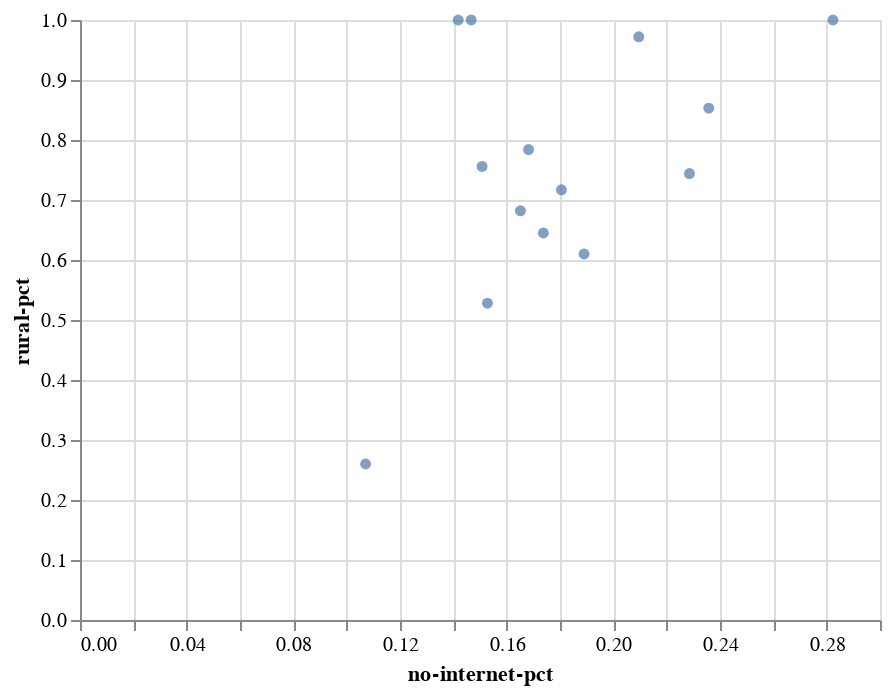

Notebook code for this chart:
### Markdown cell above
Cool. How about a scatterplot comparing `no-internet-pct` and `rural-pct`? This would be a good time to practice those tooltip skills.

### Code cell
alt.Chart(rural_internet).mark_circle().encode(
    x="no-internet-pct",
    y="rural-pct",
    tooltip=["county-name","no-internet-pct", "rural-pct"]
)

### Figure 1 — Vega-Lite specification as saved in the notebook (floating-point values rounded to 4 significant figures)
{"$schema": "https://vega.github.io/schema/vega-lite/v2.6.0.json", "config": {"view": {"height": 300, "width": 400}}, "data": {"name": "data-39ba347e0996aeb75731796f8b7099c3"}, "datasets": {"data-39ba347e0996aeb75731796f8b7099c3": [{"county-name": "Addison County", "no-internet-pct": 0.1682, "rural-pct": 0.784}, {"county-name": "Bennington County", "no-internet-pct": 0.1738, "rural-pct": 0.645}, {"county-name": "Caledonia County", "no-internet-pct": 0.2285, "rural-pct": 0.744}, {"county-name": "Chittenden County", "no-internet-pct": 0.1071, "rural-pct": 0.26}, {"county-name": "Essex County", "no-internet-pct": 0.2824, "rural-pct": 1}, {"county-name": "Franklin County", "no-internet-pct": 0.1805, "rural-pct": 0.717}, {"county-name": "Grand Isle County", "no-internet-pct": 0.1467, "rural-pct": 1}, {"county-name": "Lamoille County", "no-internet-pct": 0.1418, "rural-pct": 1}, {"county-name": "Orange County", "no-internet-pct": 0.2095, "rural-pct": 0.972}, {"county-name": "Orleans County", "no-internet-pct": 0.2358, "rural-pct": 0.853}, {"county-name": "Rutland County", "no-internet-pct": 0.189, "rural-pct": 0.61}, {"county-name": "Washington County", "no-internet-pct": 0.1528, "rural-pct": 0.528}, {"county-name": "Windham County", "no-internet-pct": 0.1652, "rural-pct": 0.682}, {"county-name": "Windsor County", "no-internet-pct": 0.1508, "rural-pct": 0.756}]}, "encoding": {"tooltip": [{"field": "county-name", "type": "nominal"}, {"field": "no-internet-pct", "type": "quantitative"}, {"field": "rural-pct", "type": "quantitative"}], "x": {"field": "no-internet-pct", "type": "quantitative"}, "y": {"field": "rural-pct", "type": "quantitative"}}, "mark": "circle"}
